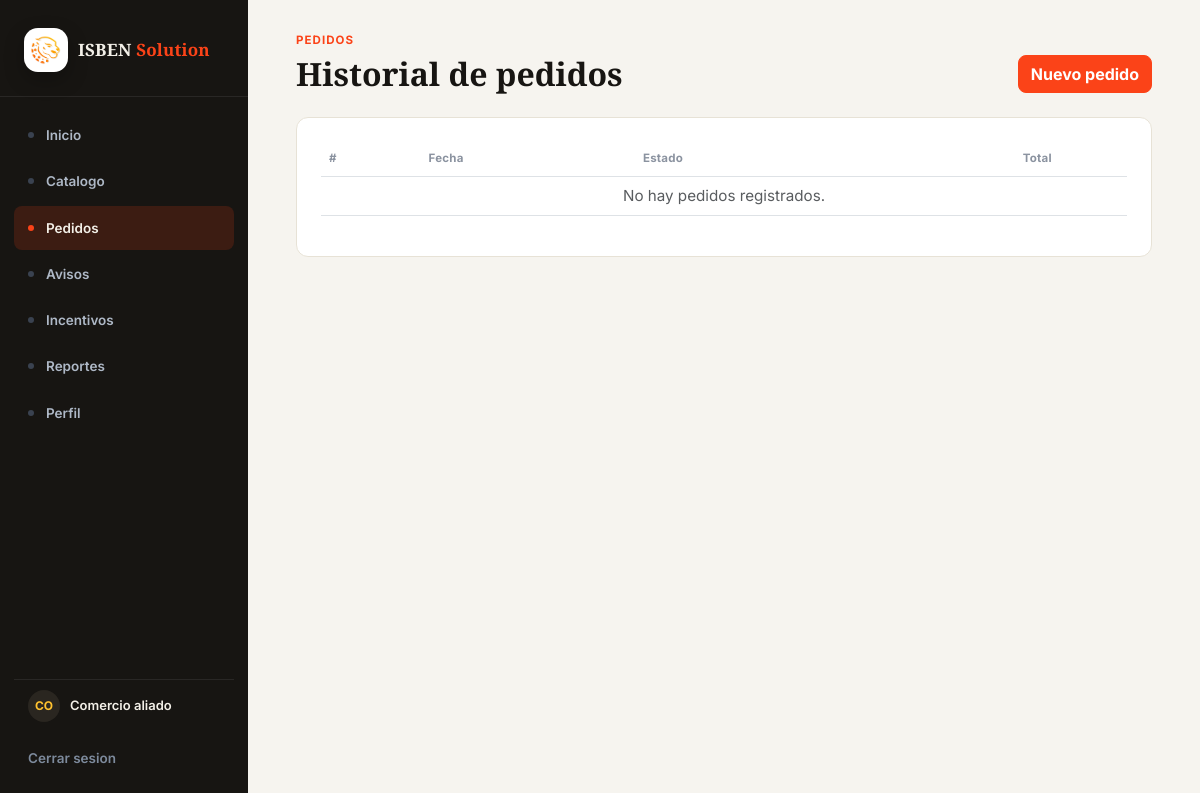
/pedidos/ (signed in), run on an earlier commit of the app's database.
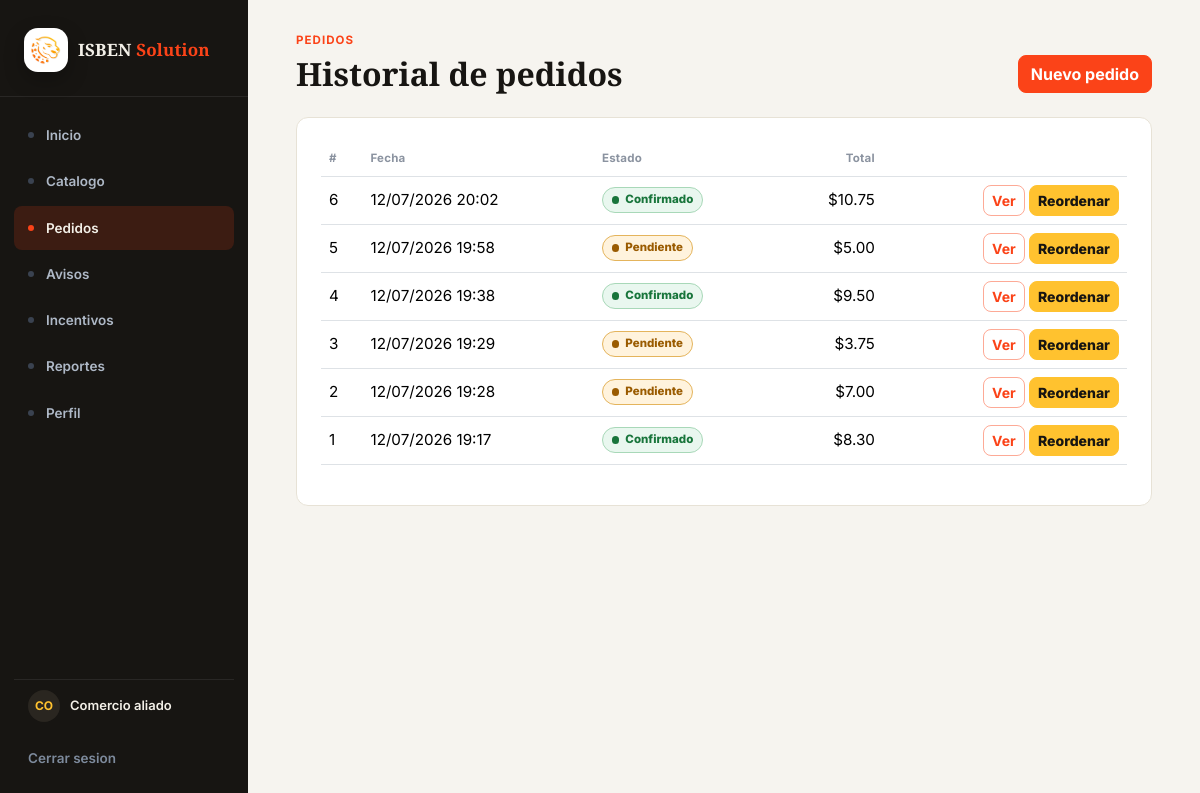
And on a later commit of the database.
### plataforma/models.py (models this page shows, shortened)
class Pedido(models.Model):
    fecha = models.DateTimeField()
    estado = models.CharField(max_length=50)
    monto_total = models.FloatField()
    descuento = models.FloatField()
    sincronizado = models.BooleanField(default=False)
    comercio = models.ForeignKey(Comercio, on_delete=models.CASCADE,
    related_name="pedidos")
    usuario = models.ForeignKey(Usuario, on_delete=models.CASCADE,
    related_name="pedidos")

### plataforma/views.py (the view)
# urls.py: path("pedidos/", views.historial_pedidos, name="historial"),
@comercio_requerido
def historial_pedidos(request):
    pedidos = Pedido.objects.filter(comercio=request.comercio_actual).order_by("-fecha")
    return render(request, "plataforma/historial.html", {"pedidos": pedidos})

### plataforma/views.py (called while the page is built)
def obtener_usuario_actual(request):
    usuario_id = request.session.get("usuario_id")
    if not usuario_id:
        return None
    usuario = Usuario.objects.select_related("comercio").filter(id=usuario_id).first()
    if usuario and request.session.get("usuario_rol") != usuario.rol:
        request.session["usuario_rol"] = usuario.rol
        request.session.modified = True
    return usuario

def es_usuario_logistica(usuario):
    return usuario.rol.strip().lower() == "logistica"

def es_usuario_administrador(usuario):
    return usuario.rol.strip().lower() == "administrador"

### plataforma/templates/plataforma/historial.html (shortened to what this page needs)
{% extends 'plataforma/master.html' %}
{% block content %}
<section class="container-lg">
    <div class="d-flex flex-wrap justify-content-between align-items-end gap-3 mb-4">
        <div>
            <p class="brand-eyebrow">Pedidos</p>
            <h1 class="brand-title h2">Historial de pedidos</h1>
        </div>
        <a class="btn btn-brand" href="{% url 'catalogo' %}">Nuevo pedido</a>
    </div>
    <div class="brand-card p-4">
        <div class="table-responsive">
            <table class="table brand-table align-middle">
                <thead>
                    <tr>
                        <th>#</th>
                        <th>Fecha</th>
                        <th>Estado</th>
                        <th class="text-end">Total</th>
                        <th></th>
                    </tr>
                </thead>
                <tbody>
                    {% for pedido in pedidos %}
                        <tr>
                            <td>{{ pedido.id }}</td>
                            <td>{{ pedido.fecha|date:"d/m/Y H:i" }}</td>
                            <td>{% include 'plataforma/partials/estado_pedido.html' with estado=pedido.estado %}</td>
                            <td class="text-end">${{ pedido.monto_total|floatformat:2 }}</td>
                            <td class="text-end">
                                <a class="btn btn-sm btn-outline-brand" href="{% url 'pedido_detalle' pedido.id %}">Ver</a>
                                <a class="btn btn-sm btn-accent" href="{% url 'reordenar_pedido' pedido.id %}">Reordenar</a>
                            </td>
                        </tr>
                    {% empty %}
                        <tr><td colspan="5" class="text-center text-muted">No hay pedidos registrados.</td></tr>
                    {% endfor %}
                </tbody>
            </table>
        </div>
    </div>
</section>
{% endblock %}

### plataforma/templates/plataforma/partials/estado_pedido.html
{% with estado_normalizado=estado|lower %}
<span class="status-badge {% if estado_normalizado == 'confirmado' %}status-badge-confirmed{% elif estado_normalizado == 'pendiente' %}status-badge-pending{% elif estado_normalizado == 'en camino' %}status-badge-transit{% elif estado_normalizado == 'cancelado' %}status-badge-cancelled{% else %}status-badge-neutral{% endif %}">
    <span class="status-badge-dot" aria-hidden="true"></span>
    {{ estado }}
</span>
{% endwith %}

What changed in the data, as far as the page shows it:
added Pedido: id "6", fecha "12/07/2026 20:02", estado "Confirmado", monto_total "10.75"
added Pedido: id "5", fecha "12/07/2026 19:58", estado "Pendiente", monto_total "5.00"
added Pedido: id "4", fecha "12/07/2026 19:38", estado "Confirmado", monto_total "9.50"
added Pedido: id "3", fecha "12/07/2026 19:29", estado "Pendiente", monto_total "3.75"
added Pedido: id "2", fecha "12/07/2026 19:28", estado "Pendiente", monto_total "7.00"
added Pedido: id "1", fecha "12/07/2026 19:17", estado "Confirmado", monto_total "8.30"
Also different on the page:
text no longer shown: "No hay pedidos registrados."
